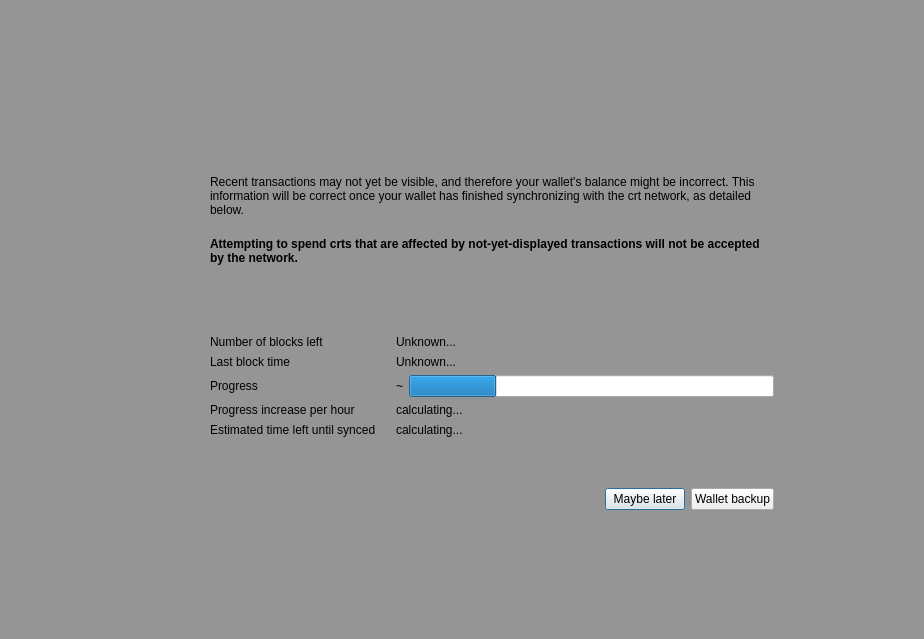
<?xml version="1.0" encoding="UTF-8"?>
<ui version="4.0">
 <class>ModalOverlay</class>
 <widget class="QWidget" name="ModalOverlay">
  <property name="geometry">
   <rect>
    <x>0</x>
    <y>0</y>
    <width>924</width>
    <height>639</height>
   </rect>
  </property>
  <property name="windowTitle">
   <string>Form</string>
  </property>
  <layout class="QVBoxLayout" name="verticalLayout" stretch="0">
   <property name="sizeConstraint">
    <enum>QLayout::SetDefaultConstraint</enum>
   </property>
   <property name="leftMargin">
    <number>0</number>
   </property>
   <property name="topMargin">
    <number>0</number>
   </property>
   <property name="rightMargin">
    <number>0</number>
   </property>
   <property name="bottomMargin">
    <number>0</number>
   </property>
   <item>
    <widget class="QWidget" name="bgWidget" native="true">
     <property name="styleSheet">
      <string notr="true">#bgWidget { background: rgba(0,0,0,96); }</string>
     </property>
     <layout class="QVBoxLayout" name="verticalLayoutMain" stretch="0">
      <property name="leftMargin">
       <number>120</number>
      </property>
      <property name="topMargin">
       <number>120</number>
      </property>
      <property name="rightMargin">
       <number>120</number>
      </property>
      <property name="bottomMargin">
       <number>120</number>
      </property>
      <item>
       <widget class="QWidget" name="contentWidget" native="true">
        <layout class="QVBoxLayout" name="verticalLayout_3" stretch="1,0">
         <property name="spacing">
          <number>0</number>
         </property>
         <property name="leftMargin">
          <number>0</number>
         </property>
         <property name="topMargin">
          <number>0</number>
         </property>
         <property name="rightMargin">
          <number>0</number>
         </property>
         <property name="bottomMargin">
          <number>0</number>
         </property>
         <item>
          <widget class="QStackedWidget" name="stackedWidget">
           <property name="currentIndex">
            <number>0</number>
           </property>
           <widget class="QWidget" name="page">
            <layout class="QVBoxLayout" name="verticalLayout_2">
             <property name="spacing">
              <number>0</number>
             </property>
             <property name="leftMargin">
              <number>30</number>
             </property>
             <property name="topMargin">
              <number>10</number>
             </property>
             <property name="rightMargin">
              <number>30</number>
             </property>
             <property name="bottomMargin">
              <number>10</number>
             </property>
             <item>
              <spacer name="verticalSpacer_3">
               <property name="orientation">
                <enum>Qt::Vertical</enum>
               </property>
               <property name="sizeType">
                <enum>QSizePolicy::Expanding</enum>
               </property>
               <property name="sizeHint" stdset="0">
                <size>
                 <width>20</width>
                 <height>40</height>
                </size>
               </property>
              </spacer>
             </item>
             <item>
              <layout class="QHBoxLayout" name="horizontalLayoutIconText" stretch="0,1">
               <property name="spacing">
                <number>20</number>
               </property>
               <property name="topMargin">
                <number>20</number>
               </property>
               <item>
                <layout class="QVBoxLayout" name="verticalLayoutIcon">
                 <item>
                  <widget class="QPushButton" name="warningIcon">
                   <property name="enabled">
                    <bool>false</bool>
                   </property>
                   <property name="text">
                    <string/>
                   </property>
                   <property name="iconSize">
                    <size>
                     <width>48</width>
                     <height>48</height>
                    </size>
                   </property>
                   <property name="flat">
                    <bool>true</bool>
                   </property>
                  </widget>
                 </item>
                 <item>
                  <spacer name="verticalSpacerWarningIcon">
                   <property name="orientation">
                    <enum>Qt::Vertical</enum>
                   </property>
                   <property name="sizeHint" stdset="0">
                    <size>
                     <width>20</width>
                     <height>40</height>
                    </size>
                   </property>
                  </spacer>
                 </item>
                </layout>
               </item>
               <item>
                <layout class="QVBoxLayout" name="verticalLayoutInfoText">
                 <property name="leftMargin">
                  <number>0</number>
                 </property>
                 <property name="topMargin">
                  <number>0</number>
                 </property>
                 <item>
                  <widget class="QLabel" name="infoText">
                   <property name="text">
                    <string>Recent transactions may not yet be visible, and therefore your wallet's balance might be incorrect. This information will be correct once your wallet has finished synchronizing with the crt network, as detailed below.</string>
                   </property>
                   <property name="textFormat">
                    <enum>Qt::RichText</enum>
                   </property>
                   <property name="wordWrap">
                    <bool>true</bool>
                   </property>
                  </widget>
                 </item>
                 <item>
                  <widget class="QLabel" name="infoTextStrong">
                   <property name="font">
                    <font>
                     <weight>75</weight>
                     <bold>true</bold>
                    </font>
                   </property>
                   <property name="text">
                    <string>Attempting to spend crts that are affected by not-yet-displayed transactions will not be accepted by the network.</string>
                   </property>
                   <property name="textFormat">
                    <enum>Qt::RichText</enum>
                   </property>
                   <property name="wordWrap">
                    <bool>true</bool>
                   </property>
                  </widget>
                 </item>
                 <item>
                  <spacer name="verticalSpacerInTextSpace">
                   <property name="orientation">
                    <enum>Qt::Vertical</enum>
                   </property>
                   <property name="sizeHint" stdset="0">
                    <size>
                     <width>20</width>
                     <height>40</height>
                    </size>
                   </property>
                  </spacer>
                 </item>
                 <item>
                  <layout class="QFormLayout" name="formLayout">
                   <property name="fieldGrowthPolicy">
                    <enum>QFormLayout::ExpandingFieldsGrow</enum>
                   </property>
                   <property name="horizontalSpacing">
                    <number>20</number>
                   </property>
                   <property name="verticalSpacing">
                    <number>6</number>
                   </property>
                   <property name="topMargin">
                    <number>10</number>
                   </property>
                   <item row="0" column="0">
                    <widget class="QLabel" name="labelNumberOfBlocksLeft">
                     <property name="font">
                      <font>
                       <weight>50</weight>
                       <bold>false</bold>
                      </font>
                     </property>
                     <property name="text">
                      <string>Number of blocks left</string>
                     </property>
                    </widget>
                   </item>
                   <item row="0" column="1">
                    <widget class="QLabel" name="numberOfBlocksLeft">
                     <property name="sizePolicy">
                      <sizepolicy hsizetype="Expanding" vsizetype="Preferred">
                       <horstretch>0</horstretch>
                       <verstretch>0</verstretch>
                      </sizepolicy>
                     </property>
                     <property name="text">
                      <string>Unknown...</string>
                     </property>
                    </widget>
                   </item>
                   <item row="1" column="0">
                    <widget class="QLabel" name="labelLastBlockTime">
                     <property name="font">
                      <font>
                       <weight>50</weight>
                       <bold>false</bold>
                      </font>
                     </property>
                     <property name="text">
                      <string>Last block time</string>
                     </property>
                    </widget>
                   </item>
                   <item row="1" column="1">
                    <widget class="QLabel" name="newestBlockDate">
                     <property name="sizePolicy">
                      <sizepolicy hsizetype="Expanding" vsizetype="Preferred">
                       <horstretch>0</horstretch>
                       <verstretch>0</verstretch>
                      </sizepolicy>
                     </property>
                     <property name="text">
                      <string>Unknown...</string>
                     </property>
                    </widget>
                   </item>
                   <item row="2" column="0">
                    <widget class="QLabel" name="labelSyncDone">
                     <property name="font">
                      <font>
                       <weight>50</weight>
                       <bold>false</bold>
                      </font>
                     </property>
                     <property name="text">
                      <string>Progress</string>
                     </property>
                    </widget>
                   </item>
                   <item row="2" column="1">
                    <layout class="QHBoxLayout" name="horizontalLayoutSync" stretch="0,1">
                     <property name="spacing">
                      <number>6</number>
                     </property>
                     <item>
                      <widget class="QLabel" name="percentageProgress">
                       <property name="text">
                        <string notr="true">~</string>
                       </property>
                      </widget>
                     </item>
                     <item>
                      <widget class="QProgressBar" name="progressBar">
                       <property name="value">
                        <number>24</number>
                       </property>
                       <property name="format">
                        <string/>
                       </property>
                      </widget>
                     </item>
                    </layout>
                   </item>
                   <item row="4" column="0">
                    <widget class="QLabel" name="labelProgressIncrease">
                     <property name="font">
                      <font>
                       <weight>50</weight>
                       <bold>false</bold>
                      </font>
                     </property>
                     <property name="text">
                      <string>Progress increase per hour</string>
                     </property>
                    </widget>
                   </item>
                   <item row="4" column="1">
                    <widget class="QLabel" name="progressIncreasePerH">
                     <property name="sizePolicy">
                      <sizepolicy hsizetype="Expanding" vsizetype="Preferred">
                       <horstretch>0</horstretch>
                       <verstretch>0</verstretch>
                      </sizepolicy>
                     </property>
                     <property name="text">
                      <string>calculating...</string>
                     </property>
                    </widget>
                   </item>
                   <item row="5" column="0">
                    <widget class="QLabel" name="labelEstimatedTimeLeft">
                     <property name="font">
                      <font>
                       <weight>50</weight>
                       <bold>false</bold>
                      </font>
                     </property>
                     <property name="text">
                      <string>Estimated time left until synced</string>
                     </property>
                    </widget>
                   </item>
                   <item row="5" column="1">
                    <widget class="QLabel" name="expectedTimeLeft">
                     <property name="sizePolicy">
                      <sizepolicy hsizetype="Expanding" vsizetype="Preferred">
                       <horstretch>0</horstretch>
                       <verstretch>0</verstretch>
                      </sizepolicy>
                     </property>
                     <property name="text">
                      <string>calculating...</string>
                     </property>
                    </widget>
                   </item>
                  </layout>
                 </item>
                </layout>
               </item>
              </layout>
             </item>
             <item>
              <spacer name="verticalSpacer_4">
               <property name="orientation">
                <enum>Qt::Vertical</enum>
               </property>
               <property name="sizeHint" stdset="0">
                <size>
                 <width>20</width>
                 <height>40</height>
                </size>
               </property>
              </spacer>
             </item>
            </layout>
           </widget>
           <widget class="QWidget" name="page_2">
            <layout class="QVBoxLayout" name="verticalLayout_4">
             <property name="spacing">
              <number>15</number>
             </property>
             <property name="leftMargin">
              <number>30</number>
             </property>
             <property name="topMargin">
              <number>0</number>
             </property>
             <property name="rightMargin">
              <number>30</number>
             </property>
             <property name="bottomMargin">
              <number>0</number>
             </property>
             <item>
              <spacer name="verticalSpacer_2">
               <property name="orientation">
                <enum>Qt::Vertical</enum>
               </property>
               <property name="sizeHint" stdset="0">
                <size>
                 <width>20</width>
                 <height>40</height>
                </size>
               </property>
              </spacer>
             </item>
             <item>
              <layout class="QGridLayout" name="gridLayout">
               <item row="0" column="1">
                <widget class="QLabel" name="labelNote">
                 <property name="layoutDirection">
                  <enum>Qt::LeftToRight</enum>
                 </property>
                 <property name="text">
                  <string>Wallet backup prompt</string>
                 </property>
                 <property name="alignment">
                  <set>Qt::AlignLeading|Qt::AlignLeft|Qt::AlignVCenter</set>
                 </property>
                </widget>
               </item>
               <item row="1" column="1">
                <widget class="QLabel" name="labelMessage">
                 <property name="text">
                  <string>Please backup your wallet as soon as possible.
Please make sure to keep an updated antivirus and operating system. We can not recover Your funds if you visit phishing site or lose your backup. Please make sure to keep backups of your private keys or files. We do not store your private keys on this wallet. And you as a user, are entirely responsible for your funds and your own security.</string>
                 </property>
                 <property name="alignment">
                  <set>Qt::AlignLeading|Qt::AlignLeft|Qt::AlignVCenter</set>
                 </property>
                 <property name="wordWrap">
                  <bool>true</bool>
                 </property>
                </widget>
               </item>
               <item row="0" column="0">
                <widget class="QPushButton" name="warningIconBackup">
                 <property name="enabled">
                  <bool>false</bool>
                 </property>
                 <property name="sizePolicy">
                  <sizepolicy hsizetype="Fixed" vsizetype="Fixed">
                   <horstretch>0</horstretch>
                   <verstretch>0</verstretch>
                  </sizepolicy>
                 </property>
                 <property name="minimumSize">
                  <size>
                   <width>30</width>
                   <height>30</height>
                  </size>
                 </property>
                 <property name="maximumSize">
                  <size>
                   <width>30</width>
                   <height>30</height>
                  </size>
                 </property>
                 <property name="text">
                  <string/>
                 </property>
                 <property name="iconSize">
                  <size>
                   <width>30</width>
                   <height>30</height>
                  </size>
                 </property>
                 <property name="flat">
                  <bool>true</bool>
                 </property>
                </widget>
               </item>
               <item row="1" column="0">
                <spacer name="horizontalSpacer_2">
                 <property name="orientation">
                  <enum>Qt::Horizontal</enum>
                 </property>
                 <property name="sizeType">
                  <enum>QSizePolicy::Fixed</enum>
                 </property>
                 <property name="sizeHint" stdset="0">
                  <size>
                   <width>30</width>
                   <height>20</height>
                  </size>
                 </property>
                </spacer>
               </item>
              </layout>
             </item>
             <item>
              <spacer name="verticalSpacer">
               <property name="orientation">
                <enum>Qt::Vertical</enum>
               </property>
               <property name="sizeType">
                <enum>QSizePolicy::Expanding</enum>
               </property>
               <property name="sizeHint" stdset="0">
                <size>
                 <width>20</width>
                 <height>40</height>
                </size>
               </property>
              </spacer>
             </item>
            </layout>
           </widget>
          </widget>
         </item>
         <item>
          <widget class="QWidget" name="buttonsContainerWhite" native="true">
           <layout class="QHBoxLayout" name="horizontalLayout">
            <property name="leftMargin">
             <number>30</number>
            </property>
            <property name="topMargin">
             <number>15</number>
            </property>
            <property name="rightMargin">
             <number>30</number>
            </property>
            <item>
             <spacer name="horizontalSpacer">
              <property name="orientation">
               <enum>Qt::Horizontal</enum>
              </property>
              <property name="sizeHint" stdset="0">
               <size>
                <width>40</width>
                <height>20</height>
               </size>
              </property>
             </spacer>
            </item>
            <item>
             <widget class="QPushButton" name="closeButton">
              <property name="focusPolicy">
               <enum>Qt::StrongFocus</enum>
              </property>
              <property name="text">
               <string>Maybe later</string>
              </property>
              <property name="shortcut">
               <string>Esc</string>
              </property>
              <property name="default">
               <bool>true</bool>
              </property>
             </widget>
            </item>
            <item>
             <widget class="QPushButton" name="walletBackupButton">
              <property name="text">
               <string>Wallet backup</string>
              </property>
             </widget>
            </item>
           </layout>
          </widget>
         </item>
        </layout>
       </widget>
      </item>
     </layout>
    </widget>
   </item>
  </layout>
 </widget>
 <resources/>
 <connections/>
</ui>
